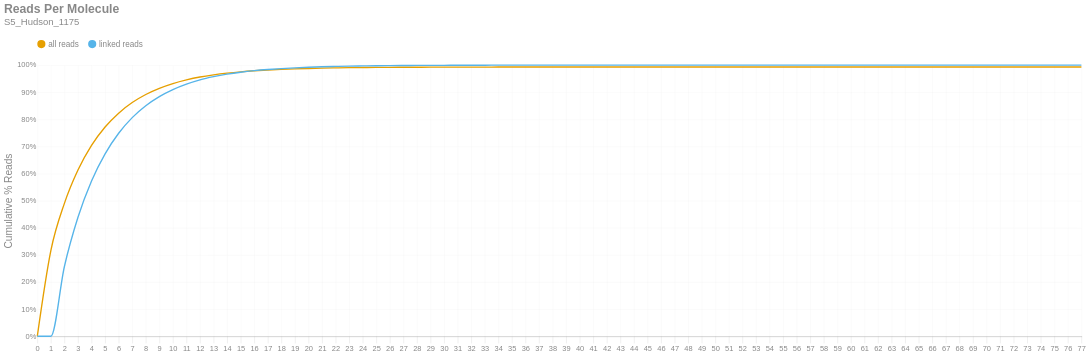

The notebook cell this image was saved under:
### Markdown cell above
### Reads per Molecule
This chart shows the cumulative distribution of the number of reads per linked molecule. That is, how many alignments are associated with a unique molecule. This excludes the number of reads associated with invalid or absent linked-read barcodes. The `linked` histogram is the percentages recalculated when disregarding singletons.

### Code cell
if SKIPLR:
    print_html(f"Skipped")
else:
    counts = np.bincount(valids['reads'].cast(pl.Int64).to_numpy())
    weighted = counts * np.arange(len(counts))
    all_perc = weighted / n_reads
    linked_perc = weighted / n_linked_reads
    linked_perc[1] = 0
    binned_df = pl.DataFrame({
        'readsper': list(range(len(counts))),
        'all reads (cumsum)': np.cumsum(all_perc).tolist(),
        'linked reads (cumsum)': np.cumsum(linked_perc).tolist(),
    })

    with SafeRender(binned_df):
        (
            density_plot(binned_df, 'Reads Per Molecule', samplename, 'readspmol')
            .encode(
                x=alt.X('readsper:O', title=None).axis(labelAngle=0).scale(padding=0),
                y=alt.Y('value:Q', title='Cumulative % Reads').axis(format='%').stack(False),
                color=alt.Color("key:N").scale(domain=["all reads", "linked reads"]),
                tooltip=[
                    alt.Tooltip("key:N", title="Data Type"),
                    alt.Tooltip("readsper:O", title="Reads Per Molecule"),
                    alt.Tooltip("value:Q", format=".2%", title="% Reads (Cum.)")
                ]            
            )
        ).display()

### Figure 1 — Vega-Lite specification as saved in the notebook (floating-point values rounded to 4 significant figures)
{"width": "container", "height": 400, "config": {"title": {"anchor": "start", "dy": -15, "fontSize": 18, "color": "#888888", "subtitleColor": "#888888", "subtitleFontSize": 14}, "arc": {"fill": "#0072B2"}, "axis": {"domainColor": "#888888", "domainWidth": 0.5, "gridWidth": 0.2, "grid": false, "titleFontWeight": 400, "titleFontSize": 15, "labelFontSize": 11, "labelColor": "#888888", "tickColor": "#888888", "tickWidth": 0.2, "titleColor": "#888888"}, "axisBand": {"grid": false}, "axisX": {"grid": true, "tickSize": 10, "domainCap": "round"}, "axisY": {"domain": false, "grid": true, "tickSize": 0, "domainCap": "round"}, "background": "transparent", "header": {"labelFontSize": 15, "labelColor": "#888888", "titleFontSize": 15, "titleFontWeight": 600, "titleColor": "#888888"}, "legend": {"labelFont": "sans-serif", "labelFontSize": 12, "labelColor": "#888888", "symbolSize": 100, "symbolType": "circle", "titleFontSize": 12, "titlePadding": 10, "titleColor": "#888888", "title": null, "orient": "top"}, "range": {"category": ["#E69F00", "#56B4E9", "#009E73", "#F0E442", "#0072B2", "#D55E00", "#CC79A7", "#000000"], "diverging": ["#cfe8f3", "#a2d4ec", "#73bfe2", "#46abdb", "#1696d2", "#12719e"]}, "area": {"fill": "#0072B2", "fillOpacity": 0.7, "line": true, "strokeOpacity": 0.7}, "line": {"color": "#0072B2", "stroke": "#0072B2", "strokeWidth": 2}, "trail": {"color": "#0072B2", "stroke": "#0072B2", "strokeWidth": 0, "size": 1}, "point": {"filled": true, "fillOpacity": 1.0, "size": 95}, "text": {"color": "#888888", "fontSize": 11, "align": "right", "fontWeight": 400, "size": 11}, "bar": {"fill": "#0072B2", "stroke": null}, "view": {"stroke": null, "continuousWidth": 660, "continuousHeight": 400}}, "data": {"name": "data-3f84f85a679bf34c0f113f62dcac6c7b"}, "mark": {"type": "line", "interpolate": "monotone", "point": {"opacity": 0, "size": 275}}, "encoding": {"color": {"field": "key", "scale": {"domain": ["all reads", "linked reads"]}, "type": "nominal"}, "tooltip": [{"field": "key", "title": "Data Type", "type": "nominal"}, {"field": "readsper", "title": "Reads Per Molecule", "type": "ordinal"}, {"field": "value", "format": ".2%", "title": "% Reads (Cum.)", "type": "quantitative"}], "x": {"axis": {"labelAngle": 0}, "field": "readsper", "scale": {"padding": 0}, "title": null, "type": "ordinal"}, "y": {"axis": {"format": "%"}, "field": "value", "stack": false, "title": "Cumulative % Reads", "type": "quantitative"}}, "params": [{"name": "param_c36ac31b6afebe62", "select": {"type": "point", "fields": ["key"]}, "bind": "legend"}], "title": {"text": "Reads Per Molecule", "subtitle": "S5_Hudson_1175"}, "transform": [{"fold": ["all reads (cumsum)", "linked reads (cumsum)"]}, {"calculate": "replace(datum.key, ' (cumsum)', '')", "as": "key"}, {"filter": {"param": "param_c36ac31b6afebe62"}}], "usermeta": {"embedOptions": {"downloadFileName": "S5_Hudson_1175.readspmol"}}, "$schema": "https://vega.github.io/schema/vega-lite/v6.1.0.json", "datasets": {"data-3f84f85a679bf34c0f113f62dcac6c7b": [{"readsper": 0, "all reads (cumsum)": 0.0, "linked reads (cumsum)": 0.0}, {"readsper": 1, "all reads (cumsum)": 0.3159, "linked reads (cumsum)": 0.0}, {"readsper": 2, "all reads (cumsum)": 0.4902, "linked reads (cumsum)": 0.2573}, {"readsper": 3, "all reads (cumsum)": 0.6131, "linked reads (cumsum)": 0.4388}, {"readsper": 4, "all reads (cumsum)": 0.7037, "linked reads (cumsum)": 0.5728}, {"readsper": 5, "all reads (cumsum)": 0.7715, "linked reads (cumsum)": 0.6729}, {"readsper": 6, "all reads (cumsum)": 0.8228, "linked reads (cumsum)": 0.7487}, {"readsper": 7, "all reads (cumsum)": 0.8618, "linked reads (cumsum)": 0.8063}, {"readsper": 8, "all reads (cumsum)": 0.8915, "linked reads (cumsum)": 0.8502}, {"readsper": 9, "all reads (cumsum)": 0.9143, "linked reads (cumsum)": 0.8837}, {"readsper": 10, "all reads (cumsum)": 0.9318, "linked reads (cumsum)": 0.9096}, {"readsper": 11, "all reads (cumsum)": 0.9454, "linked reads (cumsum)": 0.9297}, {"readsper": 12, "all reads (cumsum)": 0.9561, "linked reads (cumsum)": 0.9455}, {"readsper": 13, "all reads (cumsum)": 0.964, "linked reads (cumsum)": 0.9572}, {"readsper": 14, "all reads (cumsum)": 0.9703, "linked reads (cumsum)": 0.9665}, {"readsper": 15, "all reads (cumsum)": 0.9752, "linked reads (cumsum)": 0.9737}, {"readsper": 16, "all reads (cumsum)": 0.979, "linked reads (cumsum)": 0.9793}, {"readsper": 17, "all reads (cumsum)": 0.9819, "linked reads (cumsum)": 0.9836}, {"readsper": 18, "all reads (cumsum)": 0.9842, "linked reads (cumsum)": 0.9871}, {"readsper": 19, "all reads (cumsum)": 0.9861, "linked reads (cumsum)": 0.9898}, {"readsper": 20, "all reads (cumsum)": 0.9875, "linked reads (cumsum)": 0.9919}, {"readsper": 21, "all reads (cumsum)": 0.9888, "linked reads (cumsum)": 0.9938}, {"readsper": 22, "all reads (cumsum)": 0.9896, "linked reads (cumsum)": 0.9951}, {"readsper": 23, "all reads (cumsum)": 0.9904, "linked reads (cumsum)": 0.9962}, {"readsper": 24, "all reads (cumsum)": 0.9909, "linked reads (cumsum)": 0.997}, {"readsper": 25, "all reads (cumsum)": 0.9914, "linked reads (cumsum)": 0.9977}, {"readsper": 26, "all reads (cumsum)": 0.9917, "linked reads (cumsum)": 0.9981}, {"readsper": 27, "all reads (cumsum)": 0.9919, "linked reads (cumsum)": 0.9985}, {"readsper": 28, "all reads (cumsum)": 0.9921, "linked reads (cumsum)": 0.9987}, {"readsper": 29, "all reads (cumsum)": 0.9923, "linked reads (cumsum)": 0.999}, {"readsper": 30, "all reads (cumsum)": 0.9924, "linked reads (cumsum)": 0.9992}, {"readsper": 31, "all reads (cumsum)": 0.9925, "linked reads (cumsum)": 0.9993}, {"readsper": 32, "all reads (cumsum)": 0.9926, "linked reads (cumsum)": 0.9995}, {"readsper": 33, "all reads (cumsum)": 0.9927, "linked reads (cumsum)": 0.9996}, {"readsper": 34, "all reads (cumsum)": 0.9928, "linked reads (cumsum)": 0.9997}, {"readsper": 35, "all reads (cumsum)": 0.9928, "linked reads (cumsum)": 0.9998}, {"readsper": 36, "all reads (cumsum)": 0.9929, "linked reads (cumsum)": 0.9998}, {"readsper": 37, "all reads (cumsum)": 0.9929, "linked reads (cumsum)": 0.9999}, {"readsper": 38, "all reads (cumsum)": 0.9929, "linked reads (cumsum)": 0.9999}, {"readsper": 39, "all reads (cumsum)": 0.9929, "linked reads (cumsum)": 0.9999}, {"readsper": 40, "all reads (cumsum)": 0.9929, "linked reads (cumsum)": 0.9999}, {"readsper": 41, "all reads (cumsum)": 0.9929, "linked reads (cumsum)": 0.9999}, {"readsper": 42, "all reads (cumsum)": 0.9929, "linked reads (cumsum)": 0.9999}, {"readsper": 43, "all reads (cumsum)": 0.9929, "linked reads (cumsum)": 1.0}, {"readsper": 44, "all reads (cumsum)": 0.993, "linked reads (cumsum)": 1.0}, {"readsper": 45, "all reads (cumsum)": 0.993, "linked reads (cumsum)": 1.0}, {"readsper": 46, "all reads (cumsum)": 0.993, "linked reads (cumsum)": 1.0}, {"readsper": 47, "all reads (cumsum)": 0.993, "linked reads (cumsum)": 1.0}, {"readsper": 48, "all reads (cumsum)": 0.993, "linked reads (cumsum)": 1.0}, {"readsper": 49, "all reads (cumsum)": 0.993, "linked reads (cumsum)": 1.0}, {"readsper": 50, "all reads (cumsum)": 0.993, "linked reads (cumsum)": 1.0}, {"readsper": 51, "all reads (cumsum)": 0.993, "linked reads (cumsum)": 1.0}, {"readsper": 52, "all reads (cumsum)": 0.993, "linked reads (cumsum)": 1.0}, {"readsper": 53, "all reads (cumsum)": 0.993, "linked reads (cumsum)": 1.0}, {"readsper": 54, "all reads (cumsum)": 0.993, "linked reads (cumsum)": 1.0}, {"readsper": 55, "all reads (cumsum)": 0.993, "linked reads (cumsum)": 1.0}, {"readsper": 56, "all reads (cumsum)": 0.993, "linked reads (cumsum)": 1.0}, {"readsper": 57, "all reads (cumsum)": 0.993, "linked reads (cumsum)": 1.0}, {"readsper": 58, "all reads (cumsum)": 0.993, "linked reads (cumsum)": 1.0}, {"readsper": 59, "all reads (cumsum)": 0.993, "linked reads (cumsum)": 1.0}, {"readsper": 60, "all reads (cumsum)": 0.993, "linked reads (cumsum)": 1.0}, {"readsper": 61, "all reads (cumsum)": 0.993, "linked reads (cumsum)": 1.0}, {"readsper": 62, "all reads (cumsum)": 0.993, "linked reads (cumsum)": 1.0}, {"readsper": 63, "all reads (cumsum)": 0.993, "linked reads (cumsum)": 1.0}, {"readsper": 64, "all reads (cumsum)": 0.993, "linked reads (cumsum)": 1.0}, {"readsper": 65, "all reads (cumsum)": 0.993, "linked reads (cumsum)": 1.0}, {"readsper": 66, "all reads (cumsum)": 0.993, "linked reads (cumsum)": 1.0}, {"readsper": 67, "all reads (cumsum)": 0.993, "linked reads (cumsum)": 1.0}, {"readsper": 68, "all reads (cumsum)": 0.993, "linked reads (cumsum)": 1.0}, {"readsper": 69, "all reads (cumsum)": 0.993, "linked reads (cumsum)": 1.0}, {"readsper": 70, "all reads (cumsum)": 0.993, "linked reads (cumsum)": 1.0}, {"readsper": 71, "all reads (cumsum)": 0.993, "linked reads (cumsum)": 1.0}, {"readsper": 72, "all reads (cumsum)": 0.993, "linked reads (cumsum)": 1.0}, {"readsper": 73, "all reads (cumsum)": 0.993, "linked reads (cumsum)": 1.0}, {"readsper": 74, "all reads (cumsum)": 0.993, "linked reads (cumsum)": 1.0}, {"readsper": 75, "all reads (cumsum)": 0.993, "linked reads (cumsum)": 1.0}, {"readsper": 76, "all reads (cumsum)": 0.993, "linked reads (cumsum)": 1.0}, {"readsper": 77, "all reads (cumsum)": 0.993, "linked reads (cumsum)": 1.0}]}}
